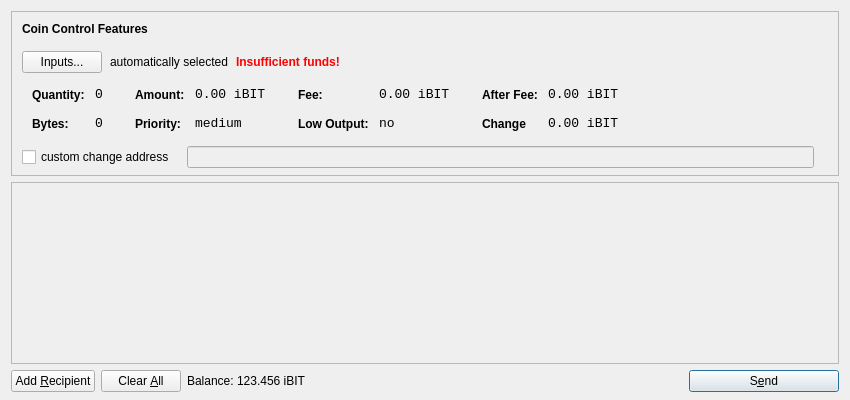
<?xml version="1.0" encoding="UTF-8"?>
<ui version="4.0">
 <class>SendCoinsDialog</class>
 <widget class="QDialog" name="SendCoinsDialog">
  <property name="geometry">
   <rect>
    <x>0</x>
    <y>0</y>
    <width>850</width>
    <height>400</height>
   </rect>
  </property>
  <property name="windowTitle">
   <string>Send Coins</string>
  </property>
  <layout class="QVBoxLayout" name="verticalLayout" stretch="0,1,0">
   <property name="bottomMargin">
    <number>8</number>
   </property>
   <item>
    <widget class="QFrame" name="frameCoinControl">
     <property name="sizePolicy">
      <sizepolicy hsizetype="Expanding" vsizetype="Expanding">
       <horstretch>0</horstretch>
       <verstretch>0</verstretch>
      </sizepolicy>
     </property>
     <property name="maximumSize">
      <size>
       <width>16777215</width>
       <height>16777215</height>
      </size>
     </property>
     <property name="frameShape">
      <enum>QFrame::StyledPanel</enum>
     </property>
     <property name="frameShadow">
      <enum>QFrame::Sunken</enum>
     </property>
     <layout class="QVBoxLayout" name="verticalLayoutCoinControl2">
      <property name="spacing">
       <number>-1</number>
      </property>
      <property name="leftMargin">
       <number>0</number>
      </property>
      <property name="topMargin">
       <number>0</number>
      </property>
      <property name="rightMargin">
       <number>0</number>
      </property>
      <property name="bottomMargin">
       <number>6</number>
      </property>
      <item>
       <layout class="QVBoxLayout" name="verticalLayoutCoinControl" stretch="0,0,0,0,1">
        <property name="spacing">
         <number>0</number>
        </property>
        <property name="leftMargin">
         <number>10</number>
        </property>
        <property name="topMargin">
         <number>10</number>
        </property>
        <item>
         <layout class="QHBoxLayout" name="horizontalLayoutCoinControl1">
          <property name="bottomMargin">
           <number>15</number>
          </property>
          <item>
           <widget class="QLabel" name="labelCoinControlFeatures">
            <property name="sizePolicy">
             <sizepolicy hsizetype="Preferred" vsizetype="Maximum">
              <horstretch>0</horstretch>
              <verstretch>0</verstretch>
             </sizepolicy>
            </property>
            <property name="font">
             <font>
              <weight>75</weight>
              <bold>true</bold>
             </font>
            </property>
            <property name="styleSheet">
             <string notr="true">font-weight:bold;</string>
            </property>
            <property name="text">
             <string>Coin Control Features</string>
            </property>
           </widget>
          </item>
         </layout>
        </item>
        <item>
         <layout class="QHBoxLayout" name="horizontalLayoutCoinControl2" stretch="0,0,0,0">
          <property name="spacing">
           <number>8</number>
          </property>
          <property name="bottomMargin">
           <number>10</number>
          </property>
          <item>
           <widget class="QPushButton" name="pushButtonCoinControl">
            <property name="styleSheet">
             <string notr="true"/>
            </property>
            <property name="text">
             <string>Inputs...</string>
            </property>
           </widget>
          </item>
          <item>
           <widget class="QLabel" name="labelCoinControlAutomaticallySelected">
            <property name="text">
             <string>automatically selected</string>
            </property>
            <property name="margin">
             <number>5</number>
            </property>
           </widget>
          </item>
          <item>
           <widget class="QLabel" name="labelCoinControlInsuffFunds">
            <property name="font">
             <font>
              <weight>75</weight>
              <bold>true</bold>
             </font>
            </property>
            <property name="styleSheet">
             <string notr="true">color:red;font-weight:bold;</string>
            </property>
            <property name="text">
             <string>Insufficient funds!</string>
            </property>
            <property name="margin">
             <number>5</number>
            </property>
           </widget>
          </item>
          <item>
           <spacer name="horizontalSpacerCoinControl">
            <property name="orientation">
             <enum>Qt::Horizontal</enum>
            </property>
            <property name="sizeHint" stdset="0">
             <size>
              <width>40</width>
              <height>1</height>
             </size>
            </property>
           </spacer>
          </item>
         </layout>
        </item>
        <item>
         <widget class="QWidget" name="widgetCoinControl" native="true">
          <property name="sizePolicy">
           <sizepolicy hsizetype="Preferred" vsizetype="Preferred">
            <horstretch>0</horstretch>
            <verstretch>0</verstretch>
           </sizepolicy>
          </property>
          <property name="minimumSize">
           <size>
            <width>0</width>
            <height>0</height>
           </size>
          </property>
          <property name="styleSheet">
           <string notr="true"/>
          </property>
          <layout class="QHBoxLayout" name="horizontalLayoutCoinControl5">
           <property name="margin">
            <number>0</number>
           </property>
           <item>
            <layout class="QHBoxLayout" name="horizontalLayoutCoinControl3" stretch="0,0,0,1">
             <property name="spacing">
              <number>20</number>
             </property>
             <property name="topMargin">
              <number>0</number>
             </property>
             <property name="bottomMargin">
              <number>10</number>
             </property>
             <item>
              <layout class="QFormLayout" name="formLayoutCoinControl1">
               <property name="horizontalSpacing">
                <number>10</number>
               </property>
               <property name="verticalSpacing">
                <number>14</number>
               </property>
               <property name="leftMargin">
                <number>10</number>
               </property>
               <property name="topMargin">
                <number>4</number>
               </property>
               <property name="rightMargin">
                <number>6</number>
               </property>
               <item row="0" column="0">
                <widget class="QLabel" name="labelCoinControlQuantityText">
                 <property name="styleSheet">
                  <string notr="true">font-weight:bold;</string>
                 </property>
                 <property name="text">
                  <string>Quantity:</string>
                 </property>
                 <property name="margin">
                  <number>0</number>
                 </property>
                </widget>
               </item>
               <item row="0" column="1">
                <widget class="QLabel" name="labelCoinControlQuantity">
                 <property name="font">
                  <font>
                   <family>Monospace</family>
                   <pointsize>10</pointsize>
                  </font>
                 </property>
                 <property name="cursor">
                  <cursorShape>IBeamCursor</cursorShape>
                 </property>
                 <property name="contextMenuPolicy">
                  <enum>Qt::ActionsContextMenu</enum>
                 </property>
                 <property name="text">
                  <string>0</string>
                 </property>
                 <property name="margin">
                  <number>0</number>
                 </property>
                 <property name="textInteractionFlags">
                  <set>Qt::LinksAccessibleByMouse|Qt::TextSelectableByKeyboard|Qt::TextSelectableByMouse</set>
                 </property>
                </widget>
               </item>
               <item row="1" column="0">
                <widget class="QLabel" name="labelCoinControlBytesText">
                 <property name="styleSheet">
                  <string notr="true">font-weight:bold;</string>
                 </property>
                 <property name="text">
                  <string>Bytes:</string>
                 </property>
                </widget>
               </item>
               <item row="1" column="1">
                <widget class="QLabel" name="labelCoinControlBytes">
                 <property name="font">
                  <font>
                   <family>Monospace</family>
                   <pointsize>10</pointsize>
                  </font>
                 </property>
                 <property name="cursor">
                  <cursorShape>IBeamCursor</cursorShape>
                 </property>
                 <property name="contextMenuPolicy">
                  <enum>Qt::ActionsContextMenu</enum>
                 </property>
                 <property name="text">
                  <string>0</string>
                 </property>
                 <property name="textInteractionFlags">
                  <set>Qt::LinksAccessibleByMouse|Qt::TextSelectableByKeyboard|Qt::TextSelectableByMouse</set>
                 </property>
                </widget>
               </item>
              </layout>
             </item>
             <item>
              <layout class="QFormLayout" name="formLayoutCoinControl2">
               <property name="horizontalSpacing">
                <number>10</number>
               </property>
               <property name="verticalSpacing">
                <number>14</number>
               </property>
               <property name="leftMargin">
                <number>6</number>
               </property>
               <property name="topMargin">
                <number>4</number>
               </property>
               <property name="rightMargin">
                <number>6</number>
               </property>
               <item row="0" column="0">
                <widget class="QLabel" name="labelCoinControlAmountText">
                 <property name="styleSheet">
                  <string notr="true">font-weight:bold;</string>
                 </property>
                 <property name="text">
                  <string>Amount:</string>
                 </property>
                 <property name="margin">
                  <number>0</number>
                 </property>
                </widget>
               </item>
               <item row="0" column="1">
                <widget class="QLabel" name="labelCoinControlAmount">
                 <property name="font">
                  <font>
                   <family>Monospace</family>
                   <pointsize>10</pointsize>
                  </font>
                 </property>
                 <property name="cursor">
                  <cursorShape>IBeamCursor</cursorShape>
                 </property>
                 <property name="contextMenuPolicy">
                  <enum>Qt::ActionsContextMenu</enum>
                 </property>
                 <property name="text">
                  <string>0.00 iBIT</string>
                 </property>
                 <property name="textInteractionFlags">
                  <set>Qt::LinksAccessibleByMouse|Qt::TextSelectableByKeyboard|Qt::TextSelectableByMouse</set>
                 </property>
                </widget>
               </item>
               <item row="1" column="0">
                <widget class="QLabel" name="labelCoinControlPriorityText">
                 <property name="styleSheet">
                  <string notr="true">font-weight:bold;</string>
                 </property>
                 <property name="text">
                  <string>Priority:</string>
                 </property>
                </widget>
               </item>
               <item row="1" column="1">
                <widget class="QLabel" name="labelCoinControlPriority">
                 <property name="font">
                  <font>
                   <family>Monospace</family>
                   <pointsize>10</pointsize>
                  </font>
                 </property>
                 <property name="cursor">
                  <cursorShape>IBeamCursor</cursorShape>
                 </property>
                 <property name="contextMenuPolicy">
                  <enum>Qt::ActionsContextMenu</enum>
                 </property>
                 <property name="text">
                  <string>medium</string>
                 </property>
                 <property name="textInteractionFlags">
                  <set>Qt::LinksAccessibleByMouse|Qt::TextSelectableByKeyboard|Qt::TextSelectableByMouse</set>
                 </property>
                </widget>
               </item>
              </layout>
             </item>
             <item>
              <layout class="QFormLayout" name="formLayoutCoinControl3">
               <property name="horizontalSpacing">
                <number>10</number>
               </property>
               <property name="verticalSpacing">
                <number>14</number>
               </property>
               <property name="leftMargin">
                <number>6</number>
               </property>
               <property name="topMargin">
                <number>4</number>
               </property>
               <property name="rightMargin">
                <number>6</number>
               </property>
               <item row="0" column="0">
                <widget class="QLabel" name="labelCoinControlFeeText">
                 <property name="styleSheet">
                  <string notr="true">font-weight:bold;</string>
                 </property>
                 <property name="text">
                  <string>Fee:</string>
                 </property>
                 <property name="margin">
                  <number>0</number>
                 </property>
                </widget>
               </item>
               <item row="0" column="1">
                <widget class="QLabel" name="labelCoinControlFee">
                 <property name="font">
                  <font>
                   <family>Monospace</family>
                   <pointsize>10</pointsize>
                  </font>
                 </property>
                 <property name="cursor">
                  <cursorShape>IBeamCursor</cursorShape>
                 </property>
                 <property name="contextMenuPolicy">
                  <enum>Qt::ActionsContextMenu</enum>
                 </property>
                 <property name="text">
                  <string>0.00 iBIT</string>
                 </property>
                 <property name="textInteractionFlags">
                  <set>Qt::LinksAccessibleByMouse|Qt::TextSelectableByKeyboard|Qt::TextSelectableByMouse</set>
                 </property>
                </widget>
               </item>
               <item row="1" column="0">
                <widget class="QLabel" name="labelCoinControlLowOutputText">
                 <property name="styleSheet">
                  <string notr="true">font-weight:bold;</string>
                 </property>
                 <property name="text">
                  <string>Low Output:</string>
                 </property>
                </widget>
               </item>
               <item row="1" column="1">
                <widget class="QLabel" name="labelCoinControlLowOutput">
                 <property name="font">
                  <font>
                   <family>Monospace</family>
                   <pointsize>10</pointsize>
                  </font>
                 </property>
                 <property name="cursor">
                  <cursorShape>IBeamCursor</cursorShape>
                 </property>
                 <property name="contextMenuPolicy">
                  <enum>Qt::ActionsContextMenu</enum>
                 </property>
                 <property name="text">
                  <string>no</string>
                 </property>
                 <property name="textInteractionFlags">
                  <set>Qt::LinksAccessibleByMouse|Qt::TextSelectableByKeyboard|Qt::TextSelectableByMouse</set>
                 </property>
                </widget>
               </item>
              </layout>
             </item>
             <item>
              <layout class="QFormLayout" name="formLayoutCoinControl4">
               <property name="horizontalSpacing">
                <number>10</number>
               </property>
               <property name="verticalSpacing">
                <number>14</number>
               </property>
               <property name="leftMargin">
                <number>6</number>
               </property>
               <property name="topMargin">
                <number>4</number>
               </property>
               <property name="rightMargin">
                <number>6</number>
               </property>
               <item row="0" column="0">
                <widget class="QLabel" name="labelCoinControlAfterFeeText">
                 <property name="styleSheet">
                  <string notr="true">font-weight:bold;</string>
                 </property>
                 <property name="text">
                  <string>After Fee:</string>
                 </property>
                 <property name="margin">
                  <number>0</number>
                 </property>
                </widget>
               </item>
               <item row="0" column="1">
                <widget class="QLabel" name="labelCoinControlAfterFee">
                 <property name="font">
                  <font>
                   <family>Monospace</family>
                   <pointsize>10</pointsize>
                  </font>
                 </property>
                 <property name="cursor">
                  <cursorShape>IBeamCursor</cursorShape>
                 </property>
                 <property name="contextMenuPolicy">
                  <enum>Qt::ActionsContextMenu</enum>
                 </property>
                 <property name="text">
                  <string>0.00 iBIT</string>
                 </property>
                 <property name="textInteractionFlags">
                  <set>Qt::LinksAccessibleByMouse|Qt::TextSelectableByKeyboard|Qt::TextSelectableByMouse</set>
                 </property>
                </widget>
               </item>
               <item row="1" column="0">
                <widget class="QLabel" name="labelCoinControlChangeText">
                 <property name="styleSheet">
                  <string notr="true">font-weight:bold;</string>
                 </property>
                 <property name="text">
                  <string>Change</string>
                 </property>
                </widget>
               </item>
               <item row="1" column="1">
                <widget class="QLabel" name="labelCoinControlChange">
                 <property name="font">
                  <font>
                   <family>Monospace</family>
                   <pointsize>10</pointsize>
                  </font>
                 </property>
                 <property name="cursor">
                  <cursorShape>IBeamCursor</cursorShape>
                 </property>
                 <property name="contextMenuPolicy">
                  <enum>Qt::ActionsContextMenu</enum>
                 </property>
                 <property name="text">
                  <string>0.00 iBIT</string>
                 </property>
                 <property name="textInteractionFlags">
                  <set>Qt::LinksAccessibleByMouse|Qt::TextSelectableByKeyboard|Qt::TextSelectableByMouse</set>
                 </property>
                </widget>
               </item>
              </layout>
             </item>
            </layout>
           </item>
          </layout>
         </widget>
        </item>
        <item>
         <layout class="QHBoxLayout" name="horizontalLayoutCoinControl4" stretch="0,0,0">
          <property name="spacing">
           <number>12</number>
          </property>
          <property name="sizeConstraint">
           <enum>QLayout::SetDefaultConstraint</enum>
          </property>
          <property name="topMargin">
           <number>5</number>
          </property>
          <property name="rightMargin">
           <number>5</number>
          </property>
          <item>
           <widget class="QCheckBox" name="checkBoxCoinControlChange">
            <property name="text">
             <string>custom change address</string>
            </property>
           </widget>
          </item>
          <item>
           <widget class="QLineEdit" name="lineEditCoinControlChange">
            <property name="enabled">
             <bool>false</bool>
            </property>
            <property name="sizePolicy">
             <sizepolicy hsizetype="Expanding" vsizetype="Fixed">
              <horstretch>0</horstretch>
              <verstretch>0</verstretch>
             </sizepolicy>
            </property>
           </widget>
          </item>
          <item>
           <widget class="QLabel" name="labelCoinControlChangeLabel">
            <property name="sizePolicy">
             <sizepolicy hsizetype="Preferred" vsizetype="Expanding">
              <horstretch>0</horstretch>
              <verstretch>0</verstretch>
             </sizepolicy>
            </property>
            <property name="minimumSize">
             <size>
              <width>0</width>
              <height>0</height>
             </size>
            </property>
            <property name="text">
             <string/>
            </property>
            <property name="margin">
             <number>3</number>
            </property>
           </widget>
          </item>
         </layout>
        </item>
        <item>
         <spacer name="verticalSpacerCoinControl">
          <property name="orientation">
           <enum>Qt::Vertical</enum>
          </property>
          <property name="sizeHint" stdset="0">
           <size>
            <width>800</width>
            <height>1</height>
           </size>
          </property>
         </spacer>
        </item>
       </layout>
      </item>
     </layout>
    </widget>
   </item>
   <item>
    <widget class="QScrollArea" name="scrollArea">
     <property name="widgetResizable">
      <bool>true</bool>
     </property>
     <widget class="QWidget" name="scrollAreaWidgetContents">
      <property name="geometry">
       <rect>
        <x>0</x>
        <y>0</y>
        <width>830</width>
        <height>165</height>
       </rect>
      </property>
      <layout class="QVBoxLayout" name="verticalLayout_2">
       <property name="margin">
        <number>0</number>
       </property>
       <item>
        <layout class="QVBoxLayout" name="entries">
         <property name="spacing">
          <number>6</number>
         </property>
        </layout>
       </item>
       <item>
        <spacer name="verticalSpacer">
         <property name="orientation">
          <enum>Qt::Vertical</enum>
         </property>
         <property name="sizeHint" stdset="0">
          <size>
           <width>20</width>
           <height>40</height>
          </size>
         </property>
        </spacer>
       </item>
      </layout>
     </widget>
    </widget>
   </item>
   <item>
    <layout class="QHBoxLayout" name="horizontalLayout">
     <item>
      <widget class="QPushButton" name="addButton">
       <property name="toolTip">
        <string>Send to multiple recipients at once</string>
       </property>
       <property name="text">
        <string>Add &amp;Recipient</string>
       </property>
       <property name="autoDefault">
        <bool>false</bool>
       </property>
      </widget>
     </item>
     <item>
      <widget class="QPushButton" name="clearButton">
       <property name="sizePolicy">
        <sizepolicy hsizetype="Minimum" vsizetype="Fixed">
         <horstretch>0</horstretch>
         <verstretch>0</verstretch>
        </sizepolicy>
       </property>
       <property name="toolTip">
        <string>Remove all transaction fields</string>
       </property>
       <property name="text">
        <string>Clear &amp;All</string>
       </property>
       <property name="autoRepeatDelay">
        <number>300</number>
       </property>
       <property name="autoDefault">
        <bool>false</bool>
       </property>
      </widget>
     </item>
     <item>
      <layout class="QHBoxLayout" name="horizontalLayout_2">
       <property name="spacing">
        <number>3</number>
       </property>
       <item>
        <widget class="QLabel" name="label">
         <property name="sizePolicy">
          <sizepolicy hsizetype="Preferred" vsizetype="Fixed">
           <horstretch>0</horstretch>
           <verstretch>0</verstretch>
          </sizepolicy>
         </property>
         <property name="text">
          <string>Balance:</string>
         </property>
        </widget>
       </item>
       <item>
        <widget class="QLabel" name="labelBalance">
         <property name="sizePolicy">
          <sizepolicy hsizetype="Preferred" vsizetype="Fixed">
           <horstretch>0</horstretch>
           <verstretch>0</verstretch>
          </sizepolicy>
         </property>
         <property name="cursor">
          <cursorShape>IBeamCursor</cursorShape>
         </property>
         <property name="text">
          <string>123.456 iBIT</string>
         </property>
         <property name="textInteractionFlags">
          <set>Qt::LinksAccessibleByMouse|Qt::TextSelectableByKeyboard|Qt::TextSelectableByMouse</set>
         </property>
        </widget>
       </item>
      </layout>
     </item>
     <item>
      <spacer name="horizontalSpacer">
       <property name="orientation">
        <enum>Qt::Horizontal</enum>
       </property>
       <property name="sizeHint" stdset="0">
        <size>
         <width>40</width>
         <height>20</height>
        </size>
       </property>
      </spacer>
     </item>
     <item>
      <widget class="QPushButton" name="sendButton">
       <property name="minimumSize">
        <size>
         <width>150</width>
         <height>0</height>
        </size>
       </property>
       <property name="toolTip">
        <string>Confirm the send action</string>
       </property>
       <property name="text">
        <string>S&amp;end</string>
       </property>
       <property name="icon">
        <iconset resource="../bitcoin.qrc">
         <normaloff>:/icons/send</normaloff>:/icons/send</iconset>
       </property>
       <property name="default">
        <bool>true</bool>
       </property>
      </widget>
     </item>
    </layout>
   </item>
  </layout>
 </widget>
 <resources>
  <include location="../bitcoin.qrc"/>
 </resources>
 <connections/>
</ui>
